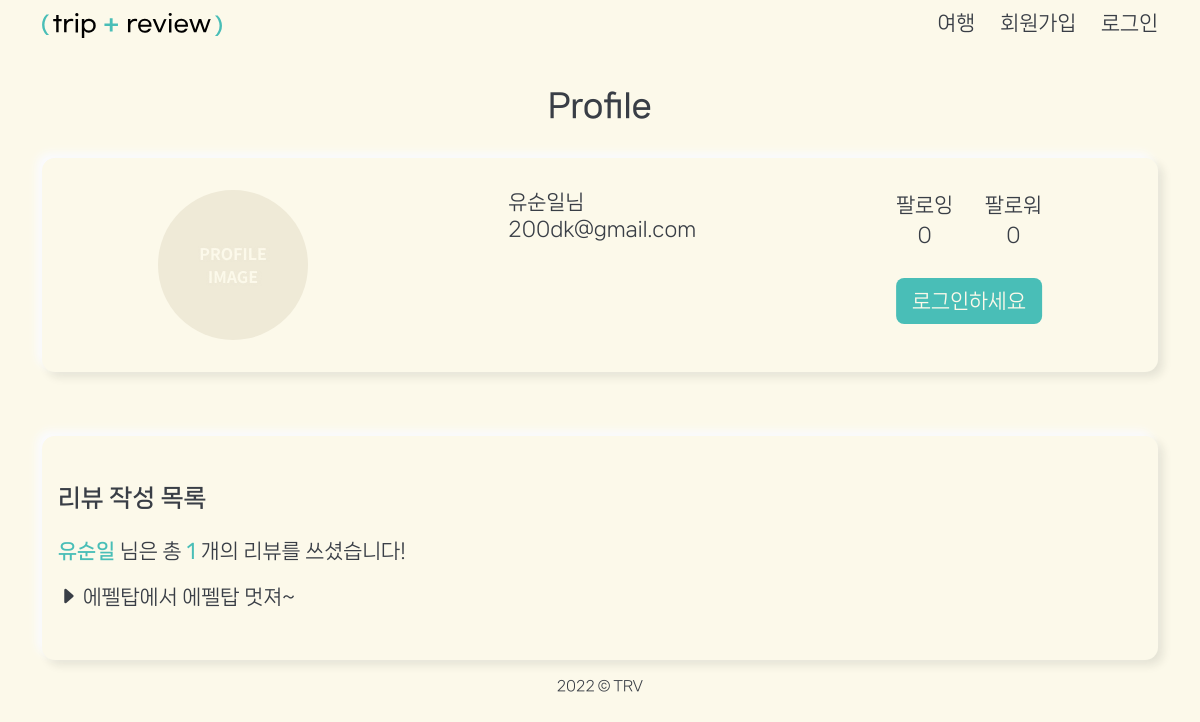
/accounts/detail/2/, run on an earlier commit of the app's database.
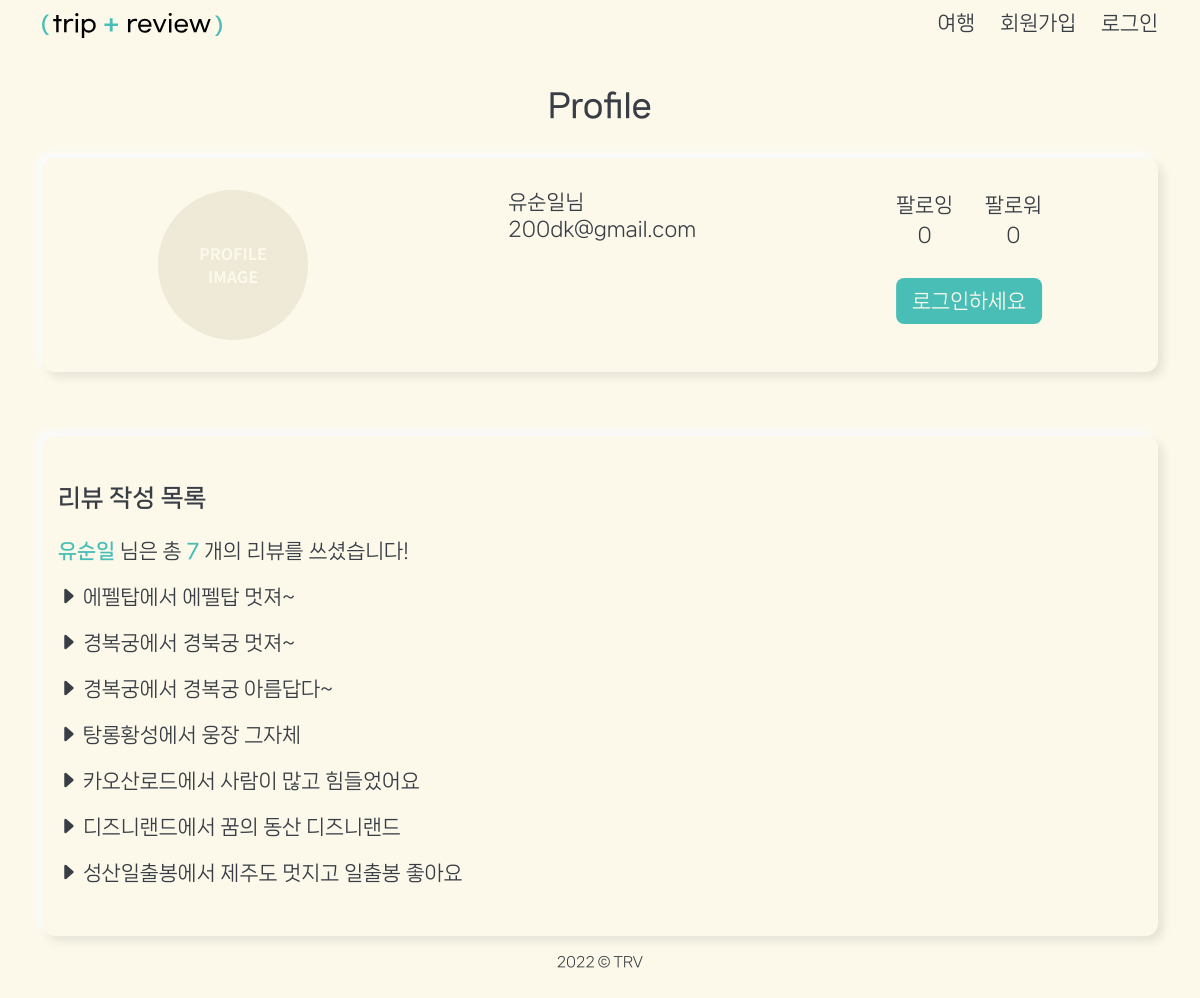
And on a later commit of the database.
### accounts/models.py (models this page shows)
class User(AbstractUser):
    followings = models.ManyToManyField(
        "self", symmetrical=False, related_name="follower"
    )
    profile_image = ProcessedImageField(
        upload_to="images/",
        blank=True,
        format="JPEG",
        options={"quality": 80},
        processors=[ResizeToFill(150, 150)],
    )

### reviews/models.py (models this page shows)
class Review(models.Model):
  title = models.CharField(max_length=80)
  content = models.TextField(max_length=200)
  created_at = models.DateTimeField(auto_now_add=True)
  updated_at = models.DateTimeField(auto_now=True)
  grade = models.IntegerField(
        default=3,
        validators=[MaxValueValidator(5), MinValueValidator(1)],
        verbose_name="평점",
    )
  image = ProcessedImageField(
        blank=True,
        upload_to="images/",
        format="JPEG",
        options={"quality": 80},
    )
  traveled_at = models.CharField(max_length=12, choices=Month_choices, default='2022년 11월')
  companion = models.CharField(max_length=6, choices=Companion, default='가족')
  user = models.ForeignKey(settings.AUTH_USER_MODEL, on_delete=models.CASCADE)
  like_users = models.ManyToManyField(
        settings.AUTH_USER_MODEL, related_name="like_reviews"
    )
  location = models.ForeignKey(location_models.Location, on_delete=models.CASCADE)

### location/models.py (models this page shows)
class Location(models.Model):
    title = models.CharField(max_length=80, verbose_name="이름")
    image = ProcessedImageField(
        upload_to="images/",
        blank=False,
        format="JPEG",
        options={"quality": 80},
        verbose_name="대표이미지",
    )
    country = models.CharField(max_length=80, verbose_name="국가")
    city = models.CharField(max_length=80, verbose_name="도시")
    category = models.CharField(
        max_length=10, choices=CATEGORY_CHOICES, default="관광지", verbose_name="카테고리"
    )
    lat = models.CharField(max_length=80, verbose_name="위도")
    lng = models.CharField(max_length=80, verbose_name="경도")
    user = models.ForeignKey(settings.AUTH_USER_MODEL, on_delete=models.CASCADE)
    desc = models.TextField(max_length=300, blank=True, verbose_name="장소 설명문")

### accounts/views.py (the view)
# urls.py: path("detail/<int:pk>/", views.detail, name="detail"),
def detail(request, pk):
    context = {
        "user": get_user_model().objects.get(pk=pk),
        "reviews": get_user_model().objects.get(pk=pk).review_set.all(),
    }
    return render(request, "accounts/detail.html", context)

### accounts/templates/accounts/detail.html (shortened to what this page needs)
{% extends 'base.html' %}
{% load static %}
{% block content %}
  <div id="profile">
    <h1 class="tit">Profile</h1>
    <div class="box">
      <div class="d-flex justify-content-around">
        <div class="prof-con">
          {% if user.profile_image %}
            <img class="prof-img" src="{{ user.profile_image.url }}" alt="user profile image"/>
          {% else %}
            <img class="prof-img" src="{% static 'img/profile_dummy.jpg' %}" alt="user profile image - dummy">
          {% endif %}
        </div>
        <div>
          <h3>{{user.username }}님</h3>
          <p>{{user.email}}</p>
        </div>
        <div>
          <div class="d-flex justify-content-between  text-center">
            <div class="me-3">
              <p>팔로잉</p>
              <span id="followings-count">{{user.followings.count}}</span>
            </div>
            <div>
              <p>팔로워</p>
              <span id="followers-count">{{user.follower.count}}</span>
            </div>
          </div>
          {% if request.user != user %}
            {% if request.user.is_authenticated %}
              <div class="text-center">
                <form action="" id="follow-form" data-user-id="{{user.pk}}">
                  {% csrf_token %}
                  {% if user not in request.user.followings.all %}
                    <button type="submit" class="btnC" id="follow-btn">follow</button>
                  {% else %}
                    <button type="submit" class="btnC btnW" id="follow-btn">unfollow</button>
                  {% endif %}
                </form>
              </div>
            {% else %}
              <div>
                <a href="{% url 'accounts:login' %}" class="btnC">로그인하세요</a>
              </div>
            {% endif %}
          {% else %}
            <p class="prof-al">자기자신은 팔로잉할 수 없어요!</p>
          </div>
        {% endif %}
      </div>
      </div>
    </div>
    <div class="box box2">
      <div class="prof-rev">
        <h4 class="sub-tit">리뷰 작성 목록</h4>
        <p>
          <span>
            {{user.username}}
          </span>
          님은 총
          <span>
            {{reviews.count}}</span>
          개의 리뷰를 쓰셨습니다!
        </p>
        <div>
          <ul class="rev-list">
            {% for review in reviews %}
              <li>
                <a href="{% url 'reviews:index' review.location.pk %}">
                  <i class="bi bi-caret-right-fill"></i>
                  {{review.location.title}}에서
                  {{review.title}}</a>
              </li>
            {% endfor %}
          </ul>
        </div>
      </div>
    </div>
  </div>
{% endblock content %}

### templates/base.html (shortened to what this page needs)
{% load django_bootstrap5 %}
{% load static %}
<!DOCTYPE html>
<html lang="ko">
  <head>
    {% block css %}
      <link rel="stylesheet" href="https://cdn.jsdelivr.net/npm/bootstrap-icons@1.9.1/font/bootstrap-icons.css">
      {% bootstrap_css %}
      <link rel="stylesheet" href="{% static 'css/init.css' %}">
      <link rel="stylesheet" href="{% static 'css/style.css' %}">
    {% endblock css %}
  </head>
  <body>
    <header>
      <nav class="py-2">
        <div class="container d-flex justify-content-between ">
          <div class="logo">
            <a href="{% url 'index' %}">
              <img src="{% static 'img/trv_logo.svg' %}" alt="trv_logo">
            </a>
          </div>
          <div>
            <ul class="nav-area d-flex justify-content-center align-items-center">
              <li class="plane-area">
                <a href="{% url 'location:index' %}">
                  여행</a>
              </li>
              {% if request.user.is_authenticated %}
                <li>
                  <a href="{% url 'accounts:detail' request.user.pk %}">{{request.user}}
                  </a>
                </li>
                <li>
                  <a href="{% url 'accounts:logout' %}">
                    로그아웃
                  </a>
                </li>
              {% else %}
                <li>
                  <a href="{% url 'accounts:signup' %}">회원가입</a>
                </li>
                <li>
                  <a href="{% url 'accounts:login' %}">로그인</a>
                </li>
              {% endif %}
            </ul>
          </div>
        </div>
      </nav>
    </header>
    <main>
      <div class="container">
        {% block content %}{% endblock content %}
      </div>
    </main>
    <footer>
      <div class="footer">
        <p class="cpr">2022 &copy; TRV</p>
      </div>
    </footer>
  </body>
</html>

### static/css/init.css (style rules this page uses)
html, body, div, span, object, iframe, h1, h2, h3, h4, h5, h6, p, blockquote, pre, abbr, address, cite, code, del, dfn, em, img, ins, kbd, q, samp, small, strong, sub, sup, var, b, i, dl, dt, dd, ol, ul, li, fieldset, form, label, legend, table, caption, tbody, tfoot, thead, tr, th, td, article, aside, canvas, details, figcaption, figure, footer, header, hgroup, menu, nav, section, summary, time, mark, audio, video, input, select, button { margin: 0; padding: 0; border: 0; outline: 0; font-size: 100%; vertical-align: baseline; background: transparent; }
body { line-height: 1; position: relative; }
img { max-width: 100%; display: inline-block; }
ul { list-style: none; }
a { margin: 0; padding: 0; font-size: 100%; vertical-align: baseline; background: transparent; text-decoration: none; color: inherit; }
*, *::after, *::before { box-sizing: border-box; }

### static/css/style.css (style rules this page uses)
:root { --main: #49beb7; --highlight: #83d8d2; --warning: #ff8a5c; --warningH: #f0622a; --bg: #fcf9ea; --bgD: #eee9d7; --txt: #393e46; --gr: #d1cfc6; }
body { font-family: "NanumSquareNeo", sans-serif; color: var(--txt); font-size: 20px; line-height: 1.5; background: var(--bg); }
a { color: inherit; }
header { position: sticky; top: 0; z-index: 100; background: var(--bg); }
.logo { width: 180px; }
.logo img { margin-top: 0.3rem; }
.nav-area li { margin-right: 25px; position: relative; }
.nav-area li:last-child { margin-right: 0; }
.nav-area .plane-area { position: relative; overflow: hidden; padding-left: 1.5rem; }
.nav-area li a::after { content: ""; display: block; background: var(--main); width: 0%; height: 3px; position: absolute; bottom: -3px; left: 0px; transition: 0.2s; }
.tit { font-size: 2rem; font-weight: 700; text-align: center; margin: 2rem 0; }
.sub-tit { font-size: 1.5rem; font-weight: 700; margin: 1rem 0; }
.btnC { background: var(--main); color: var(--bg); display: inline-block; padding: 0.5rem 1rem; margin: 1.8rem auto 0; border-radius: 0.5rem; transition: 0.2s; position: relative; left: 50%; transform: translateX(-50%); max-width: 900px; text-align: center; }
.prof-con { overflow: hidden; border-radius: 50%; width: 150px; height: 150px; min-width: 150px; }
.prof-img { width: 150px; height: 150px; }
.prof-rev .sub-tit { margin-bottom: 1.5rem; }
.prof-rev span { color: var(--main); font-weight: 700; }
.prof-rev .rev-list li { margin: 1rem 0; }
.prof-rev .rev-list li a { transition: 0.2s; }
#profile .box { padding: 2rem 1rem; }
#profile .box2 { margin-top: 4rem; }
.box { background: var(--bg); box-shadow: -5px -5px 10px #fafbff, 5px 5px 10px rgba(22, 27, 29, 0.1); border-radius: 0.8rem; transition: 0.3s; }
.footer { height: 30px; text-align: center; margin: 1rem; position: relative; bottom: 0; }
.footer .cpr { font-size: 0.7em; }

What changed in the data, as far as the page shows it:
changed User "유순일": count "1" → "7"
added Review: location "경복궁", title "경북궁 멋져~"
added Review: location "경복궁", title "경복궁 아름답다~"
added Review: location "탕롱황성", title "웅장 그자체"
added Review: location "카오산로드", title "사람이 많고 힘들었어요"
added Review: location "디즈니랜드", title "꿈의 동산 디즈니랜드"
added Review: location "성산일출봉", title "제주도 멋지고 일출봉 좋아요"
